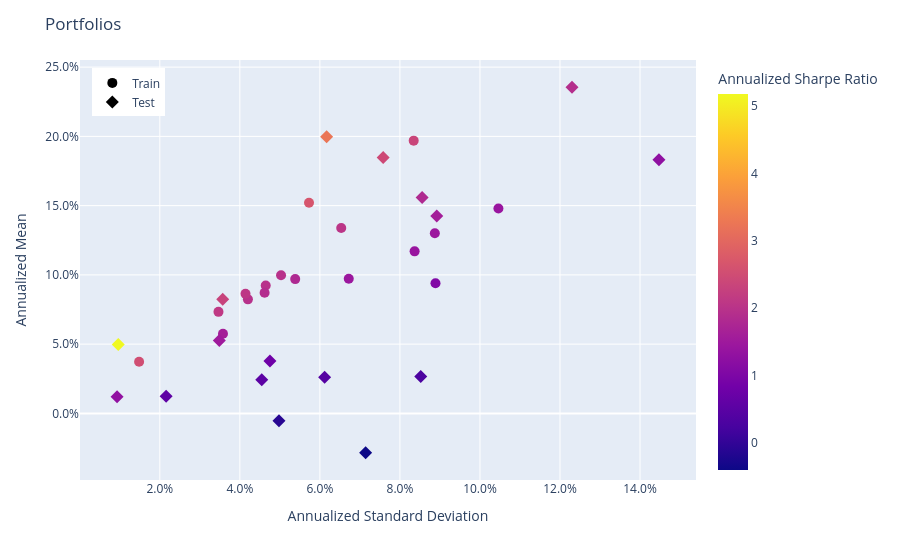

Notebook code for this chart:
### Code cell
population.plot_measures(
    x=RiskMeasure.ANNUALIZED_STANDARD_DEVIATION,
    y=PerfMeasure.ANNUALIZED_MEAN,
    color_scale=RatioMeasure.ANNUALIZED_SHARPE_RATIO,
    hover_measures=[RiskMeasure.MAX_DRAWDOWN, RatioMeasure.ANNUALIZED_SORTINO_RATIO],
)

### Figure 1 — Plotly figure (JSON) as saved in the notebook; plotly's stock layout.template omitted (floating-point values rounded to 4 significant figures)
{"data": [{"customdata": [["Train", 0.0318, 2.8, 1.984], ["Train", 0.03487, 2.514, 1.801], ["Train", 0.0581, 1.598, 1.057], ["Train", 0.05306, 2.112, 1.466], ["Train", 0.03074, 2.999, 2.048], ["Train", 0.03742, 3.819, 2.654], ["Train", 0.01632, 2.264, 1.606], ["Train", 0.02604, 3.046, 2.115], ["Train", 0.02541, 2.915, 1.988], ["Train", 0.04008, 2.134, 1.447], ["Train", 0.02351, 2.748, 1.886], ["Train", 0.02264, 2.869, 1.96], ["Train", 0.05231, 1.994, 1.398], ["Train", 0.02724, 2.896, 2.086], ["Train", 0.1108, 1.994, 1.414], ["Train", 0.08701, 3.26, 2.36], ["Train", 0.009955, 3.515, 2.517]], "hovertemplate": "<b>%{hovertext}</b><br><br>tag=%{customdata[0]}<br>Annualized Standard Deviation=%{x:.3f}<br>Annualized Mean=%{y:.3f}<br>MAX Drawdown=%{customdata[1]:.3f}<br>Annualized Sortino Ratio=%{customdata[2]:.3f}<br>Annualized Sharpe Ratio=%{marker.color:.3f}<extra></extra>", "hovertext": ["Fold 0", "Fold 1", "Fold 2", "Fold 3", "Fold 4", "Fold 5", "Fold 6", "Fold 7", "Fold 8", "Fold 9", "Fold 10", "Fold 11", "Fold 12", "Fold 13", "Fold 14", "Fold 15", "Fold 16"], "legendgroup": "Train", "marker": {"color": [1.984, 1.801, 1.057, 1.466, 2.048, 2.654, 1.606, 2.115, 1.988, 1.447, 1.886, 1.96, 1.398, 2.086, 1.414, 2.36, 2.517], "coloraxis": "coloraxis", "size": 10, "symbol": "circle"}, "mode": "markers", "name": "Train", "orientation": "v", "showlegend": true, "type": "scatter", "x": [0.0503, 0.05383, 0.08889, 0.08872, 0.06533, 0.05728, 0.03579, 0.03466, 0.04646, 0.06721, 0.04618, 0.04201, 0.08367, 0.04141, 0.1046, 0.08344, 0.01482], "xaxis": "x", "y": [0.09978, 0.09696, 0.09395, 0.13, 0.1338, 0.152, 0.05746, 0.0733, 0.09236, 0.09726, 0.08709, 0.08233, 0.117, 0.08639, 0.148, 0.1969, 0.03732], "yaxis": "y"}, {"customdata": [["Test", 0.03971, 0.4536, 0.3125], ["Test", 0.04554, 0.5785, 0.4262], ["Test", 0.0164, 5.327, 3.239], ["Test", 0.04292, 2.686, 1.914], ["Test", 0.05345, 2.271, 1.598], ["Test", 0.0271, -0.1503, -0.1057], ["Test", 0.003235, 7.273, 5.177], ["Test", 0.01146, 0.8551, 0.5768], ["Test", 0.01962, 1.14, 0.7969], ["Test", 0.03007, 0.7866, 0.5347], ["Test", 0.01972, 3.49, 2.308], ["Test", 0.02544, 2.253, 1.51], ["Test", 0.06782, -0.607, -0.3978], ["Test", 0.04015, 3.24, 2.436], ["Test", 0.06263, 2.711, 1.822], ["Test", 0.07399, 1.811, 1.265], ["Test", 0.002403, 1.717, 1.295]], "hovertemplate": "<b>%{hovertext}</b><br><br>tag=%{customdata[0]}<br>Annualized Standard Deviation=%{x:.3f}<br>Annualized Mean=%{y:.3f}<br>MAX Drawdown=%{customdata[1]:.3f}<br>Annualized Sortino Ratio=%{customdata[2]:.3f}<br>Annualized Sharpe Ratio=%{marker.color:.3f}<extra></extra>", "hovertext": ["Fold 0", "Fold 1", "Fold 2", "Fold 3", "Fold 4", "Fold 5", "Fold 6", "Fold 7", "Fold 8", "Fold 9", "Fold 10", "Fold 11", "Fold 12", "Fold 13", "Fold 14", "Fold 15", "Fold 16"], "legendgroup": "Test", "marker": {"color": [0.3125, 0.4262, 3.239, 1.914, 1.598, -0.1057, 5.177, 0.5768, 0.7969, 0.5347, 2.308, 1.51, -0.3978, 2.436, 1.822, 1.265, 1.295], "coloraxis": "coloraxis", "size": 10, "symbol": "diamond"}, "mode": "markers", "name": "Test", "orientation": "v", "showlegend": true, "type": "scatter", "x": [0.0852, 0.06118, 0.06169, 0.123, 0.08921, 0.04978, 0.009621, 0.02158, 0.04752, 0.04547, 0.03572, 0.03487, 0.07143, 0.07581, 0.08554, 0.1447, 0.009314], "xaxis": "x", "y": [0.02663, 0.02608, 0.1998, 0.2355, 0.1425, -0.005264, 0.04981, 0.01245, 0.03787, 0.02432, 0.08246, 0.05265, -0.02841, 0.1847, 0.1558, 0.1831, 0.01206], "yaxis": "y"}], "layout": {"coloraxis": {"colorbar": {"title": {"text": "Annualized Sharpe Ratio"}}, "colorscale": [[0, "#0d0887"], [0.1111, "#46039f"], [0.2222, "#7201a8"], [0.3333, "#9c179e"], [0.4444, "#bd3786"], [0.5556, "#d8576b"], [0.6667, "#ed7953"], [0.7778, "#fb9f3a"], [0.8889, "#fdca26"], [1, "#f0f921"]]}, "legend": {"title": {}, "tracegroupgap": 0, "x": 0.02, "xanchor": "left", "y": 0.98, "yanchor": "top"}, "margin": {"t": 60}, "title": {"text": "Portfolios"}, "xaxis": {"anchor": "y", "domain": [0, 1], "tickformat": ",.1%", "title": {"text": "Annualized Standard Deviation"}}, "yaxis": {"anchor": "x", "domain": [0, 1], "tickformat": ",.1%", "title": {"text": "Annualized Mean"}}}}
